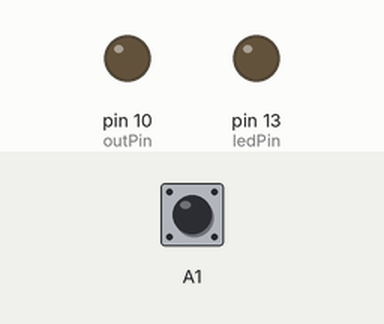
A sketch run on a simulated Arduino Uno, built with avr-gcc and run on an emulated ATmega328P. Shown: output pins drawn as LEDs (lit = HIGH). The inputs (shaded band) are chosen by the test bench; at power-on: A1 HIGH. At 1.4 s the program stops and its outputs stay as they are.

Above: at 1.2 s.
1.3 s: A1 pulled LOW for 0.15 s
At 2.6 s:
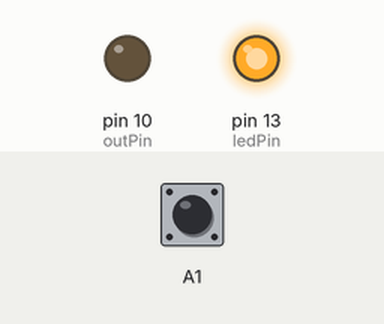
Timing chart, 0 to 2.9 s (numbered marks = the images above; inputs shaded):
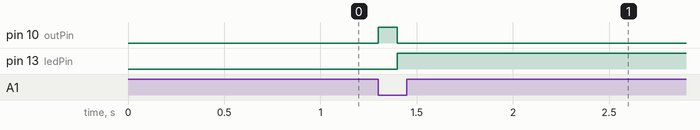

The sketch:

high_speed_photo.ino
```cpp
int ledPin = 13;
int outPin = 10;

void setup() {
  // put your setup code here, to run once:
	pinMode(A1, INPUT_PULLUP);
	pinMode(ledPin, OUTPUT);
	pinMode(outPin, OUTPUT);
	digitalWrite(outPin, LOW);

}

void loop() {
  // put your main code here, to run repeatedly:
	if (digitalRead(A1)) digitalWrite(ledPin, LOW);
	else {
		digitalWrite(outPin, HIGH);
		delay(100);
		digitalWrite(outPin, LOW);
		digitalWrite(ledPin, HIGH);
		while (true);
	}
}
```

Measured:
- after the input at 1.3 s, pin 10 (outPin): LOW → HIGH at once, → LOW 0.10 s later; pin 13 (ledPin): LOW → HIGH after 0.10 s
